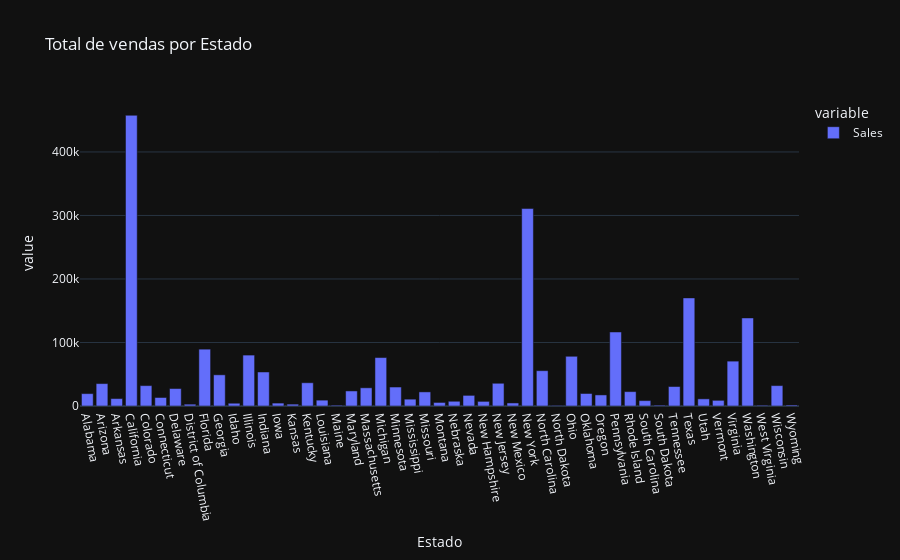

Notebook code for this chart:
### Code cell
fig1 = px.bar(df4,title='Total de vendas por Estado',template='plotly_dark')
fig1.update_xaxes(title_text='Estado',tickangle=80)
fig1.show()

### Figure 1 — Plotly figure (JSON) as saved in the notebook; plotly's stock layout.template omitted (floating-point values rounded to 4 significant figures)
{"data": [{"alignmentgroup": "True", "hovertemplate": "variable=Sales<br>State=%{x}<br>value=%{y}<extra></extra>", "legendgroup": "Sales", "marker": {"color": "#636efa", "pattern": {"shape": ""}}, "name": "Sales", "offsetgroup": "Sales", "orientation": "v", "showlegend": true, "textposition": "auto", "type": "bar", "x": ["Alabama", "Arizona", "Arkansas", "California", "Colorado", "Connecticut", "Delaware", "District of Columbia", "Florida", "Georgia", "Idaho", "Illinois", "Indiana", "Iowa", "Kansas", "Kentucky", "Louisiana", "Maine", "Maryland", "Massachusetts", "Michigan", "Minnesota", "Mississippi", "Missouri", "Montana", "Nebraska", "Nevada", "New Hampshire", "New Jersey", "New Mexico", "New York", "North Carolina", "North Dakota", "Ohio", "Oklahoma", "Oregon", "Pennsylvania", "Rhode Island", "South Carolina", "South Dakota", "Tennessee", "Texas", "Utah", "Vermont", "Virginia", "Washington", "West Virginia", "Wisconsin", "Wyoming"], "xaxis": "x", "y": [19510.0, 35280.0, 11680.0, 457700.0, 32110.0, 13380.0, 27450.0, 2865.0, 89470.0, 49100.0, 4382.0, 80170.0, 53560.0, 4580.0, 2914.0, 36590.0, 9217.0, 1271.0, 23710.0, 28630.0, 76270.0, 29860.0, 10770.0, 22210.0, 5589.0, 7465.0, 16730.0, 7293.0, 35760.0, 4784.0, 310900.0, 55600.0, 919.9, 78260.0, 19680.0, 17430.0, 116500.0, 22630.0, 8482.0, 1316.0, 30660.0, 170200.0, 11220.0, 8929.0, 70640.0, 138600.0, 1210.0, 32110.0, 1603.0], "yaxis": "y"}], "layout": {"autosize": true, "barmode": "relative", "legend": {"title": {"text": "variable"}, "tracegroupgap": 0}, "title": {"text": "Total de vendas por Estado"}, "xaxis": {"anchor": "y", "autorange": true, "domain": [0, 1], "range": [-0.5, 48.5], "tickangle": 80, "title": {"text": "Estado"}, "type": "category"}, "yaxis": {"anchor": "x", "autorange": true, "domain": [0, 1], "range": [0, 481800.0], "title": {"text": "value"}, "type": "linear"}}}
